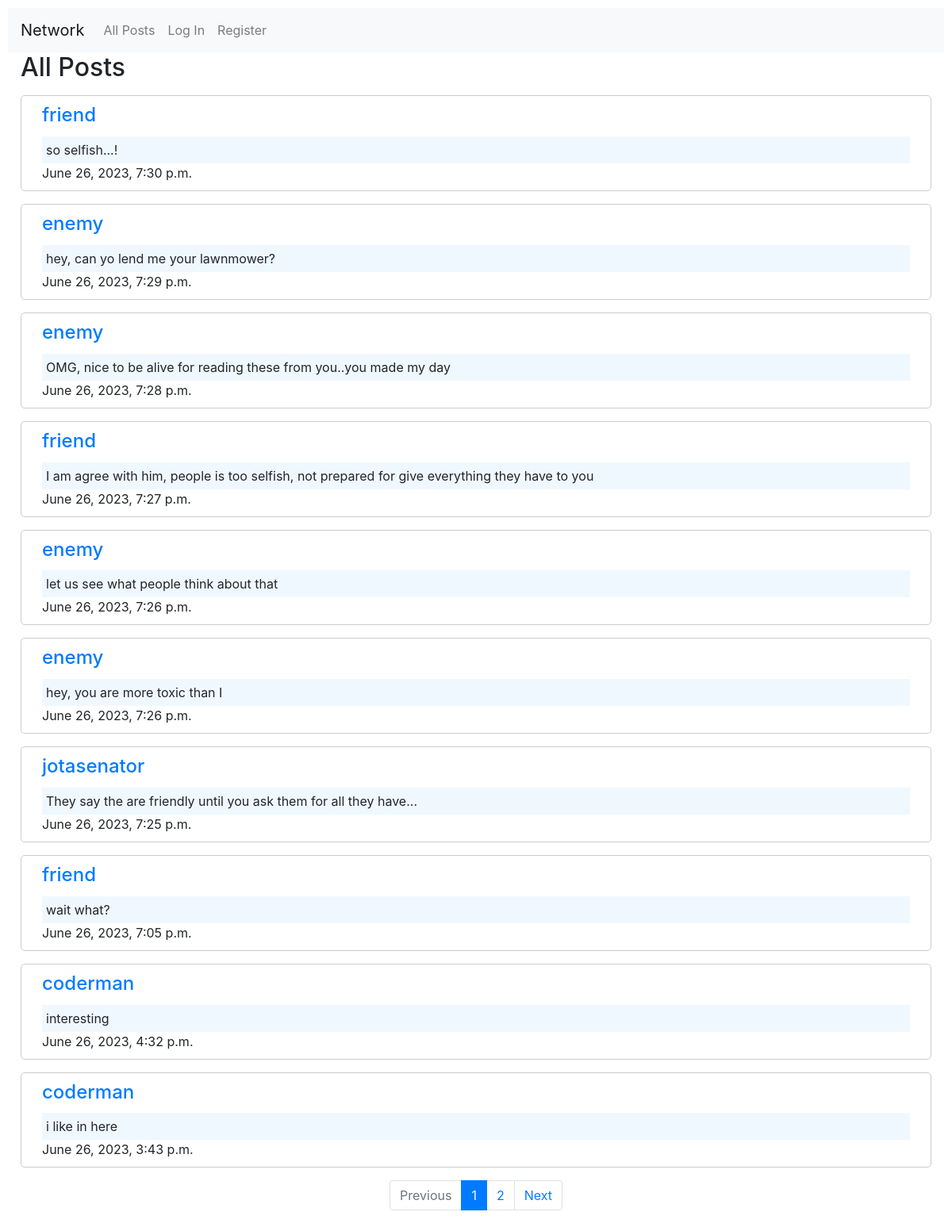
The page / on the database its author committed.
### network/models.py (models this page shows)
class Post(models.Model):
    user = models.ForeignKey(
        User, on_delete=models.CASCADE, default=None, related_name="post"
    )
    created_at = models.DateTimeField(default=timezone.now)
    text = models.TextField(default="")

class User(AbstractUser):
    pass

### network/views.py (the view)
# urls.py: path("", views.index, name="index"),
def index(request):
    allPosts = Post.objects.all().order_by("-created_at")
    paginator = Paginator(allPosts, 10)
    page_number = request.GET.get("page")
    page_obj = paginator.get_page(page_number)
    return render(request, "network/index.html", {"page_obj": page_obj})

### network/templates/network/index.html (shortened to what this page needs)
{% extends "network/layout.html" %}
{% block body %}
<h2 class="ml-3">All Posts</h2>
<div>
    {% for post in page_obj%}
    <div class="card-body new-post mt-3">
        <a class="user-link" href="{% url 'profile' post.user %}">
            <h4 class=" card-title ml-3">{{post.user}}</h4>
        </a>
        <p class="card-text ml-3 mr-3 text">{{post.text}}</p>
        <p class="card-text ml-3">{{post.created_at}}</p>
    </div>
    {% endfor %}
    {% include 'network/pagination.html' %}
</div>
{% endblock %}

### network/static/network/styles.css (style rules this page uses)
:root { --blue-main-color: #007bff; }
body { padding: 10px; }
.new-post { border: 1px solid #ccc; padding: 10px; margin: 0 1rem; border-radius: 5px; }
p { margin-bottom: 0; }
.card-text.text { background-color: aliceblue; padding: 5px 5px; }
.user-link { display: inline-block; text-decoration: none !important; }

### rows shown on the page
Post: user "friend", text "so selfish...!", created_at "June 26, 2023, 7:30 p.m."
Post: user "enemy", text "hey, can yo lend me your lawnmower?", created_at "June 26, 2023, 7:29 p.m."
Post: user "enemy", text "OMG, nice to be alive for reading these from you..you made my day", created_at "June 26, 2023, 7:28 p.m."
Post: user "friend", text "I am agree with him, people is too selfish, not prepared for give everything they have to you", created_at "June 26, 2023, 7:27 p.m."
Post: user "enemy", text "let us see what people think about that", created_at "June 26, 2023, 7:26 p.m."
Post: user "enemy", text "hey, you are more toxic than I", created_at "June 26, 2023, 7:26 p.m."
Post: user "jotasenator", text "They say the are friendly until you ask them for all they have...", created_at "June 26, 2023, 7:25 p.m."
Post: user "friend", text "wait what?", created_at "June 26, 2023, 7:05 p.m."
Post: user "coderman", text "interesting", created_at "June 26, 2023, 4:32 p.m."
Post: user "coderman", text "i like in here", created_at "June 26, 2023, 3:43 p.m."

### other values the page prints
{{ i }} "1"
{{ i }} "2"
